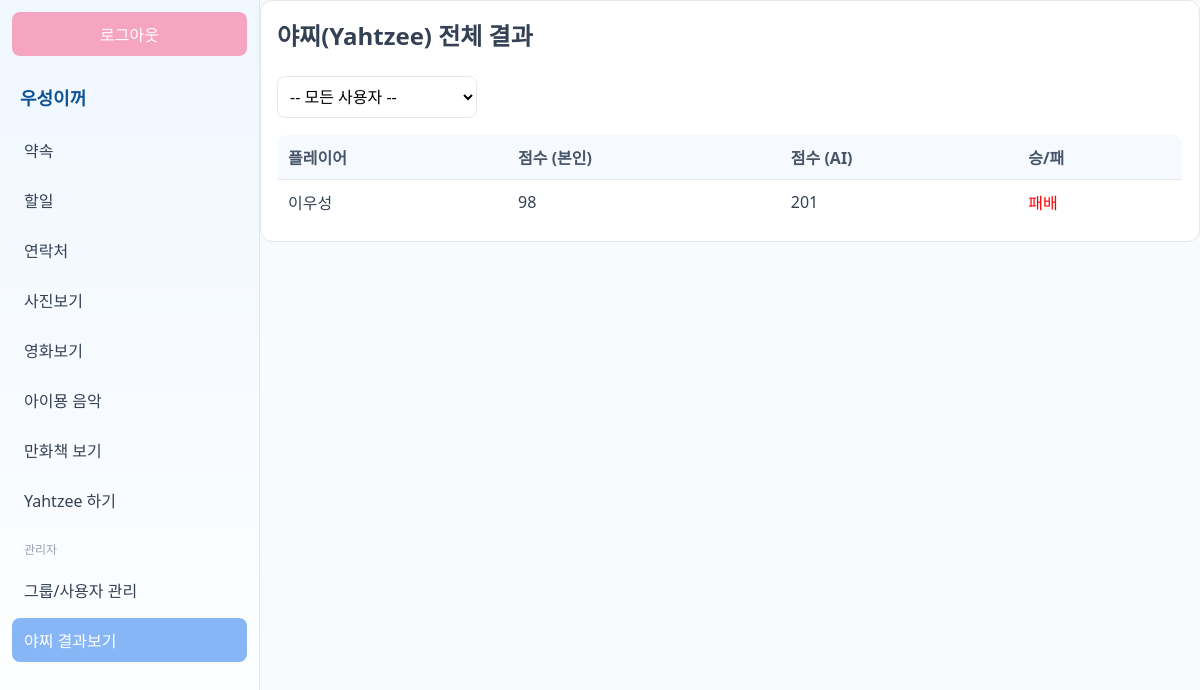
/index.php?page=yahtzee_results (signed in), run on the app's committed database.
### tables this page shows
CREATE TABLE `yahtzee_results` (
  `id` int(11) NOT NULL,
  `user_id` int(11) NOT NULL,
  `player_score` int(11) NOT NULL,
  `ai_score` int(11) NOT NULL,
  `winner` enum('Player','AI','Draw') NOT NULL,
  `duration_seconds` int(11) NOT NULL,
  `played_at` datetime NOT NULL DEFAULT current_timestamp()
);

CREATE TABLE `users` (
  `id` int(11) NOT NULL,
  `username` varchar(50) NOT NULL,
  `password_hash` varchar(255) NOT NULL,
  `phone` varchar(20) DEFAULT NULL,
  `is_admin` tinyint(1) NOT NULL DEFAULT 0,
  `created_at` datetime NOT NULL DEFAULT current_timestamp()
);

### index.php (called while the page is built, shortened)
<?php
require __DIR__.'/views/layout.php';

### controllers/yahtzee_results_controller.php (called while the page is built, shortened)
<?php
$sql = "SELECT r.player_score, r.ai_score, r.winner, r.duration_seconds, r.played_at, u.username
        FROM yahtzee_results r
        JOIN users u ON r.user_id = u.id";
$params = [];
$sql .= " ORDER BY r.played_at DESC";
$results = db_query_all($sql, $params);

### lib/db.php (called while the page is built, shortened)
<?php
function db(): PDO {
    static $pdo = null;
    if ($pdo !== null) {
        return $pdo;
    }
    $dsn = sprintf('mysql:host=%s;dbname=%s;charset=%s', DB_HOST, DB_NAME, DB_CHARSET);
    $options = [
        PDO::ATTR_ERRMODE            => PDO::ERRMODE_EXCEPTION,
        PDO::ATTR_DEFAULT_FETCH_MODE => PDO::FETCH_ASSOC,
        PDO::ATTR_EMULATE_PREPARES   => false,
    ];
    try {
        $pdo = new PDO($dsn, DB_USER, DB_PASS, $options);
    } catch (PDOException $e) {
        throw new PDOException($e->getMessage(), (int)$e->getCode());
    }
    return $pdo;
}
function db_query_all(string $sql, array $params = []): array {
    $stmt = db()->prepare($sql);
    $stmt->execute($params);
    return $stmt->fetchAll();
}

### lib/utils.php (called while the page is built, shortened)
<?php
function h(?string $s): string {
    return htmlspecialchars($s ?? '', ENT_QUOTES, 'UTF-8');
}

### views/yahtzee_results.php (the view, shortened to what this page needs)
<?php
require_once __DIR__.'/../controllers/yahtzee_results_controller.php';
?>
<div class="panel">
  <div class="panel-header">
    <h2>야찌(Yahtzee) 전체 결과</h2>
  </div>
  <div class="panel-body">
    <form method="get" class="inline" style="margin-bottom: 16px;">
      <select name="user_id" onchange="this.form.submit()" style="min-width: 200px; padding: 8px;">
        <option value="all">-- 모든 사용자 --</option>
      </select>
    </form>
    <div class="table-wrapper">
      <table class="table">
        <thead>
          <tr>
            <th>플레이어</th>
            <th>점수 (본인)</th>
            <th>점수 (AI)</th>
            <th>승/패</th>
          </tr>
        </thead>
        <tbody>
          <?php if (empty($results)): ?>
            <tr>
              <td colspan="4" style="text-align: center; color: var(--muted);">
                표시할 결과가 없습니다.
              </td>
            </tr>
          <?php else: ?>
            <?php foreach ($results as $row): ?>
              <tr>
                <td><?= h($row['username']) ?></td>
                <td><?= h($row['player_score']) ?></td>
                <td><?= h($row['ai_score']) ?></td>
                <td>
                  <?php
                  if ($row['winner'] === 'Player') {
                      echo '<span style="color:blue; font-weight:bold;">승리</span>';
                  } elseif ($row['winner'] === 'AI') {
                      echo '<span style="color:red;">패배</span>';
                  } else {
                      echo '<span>무승부</span>';
                  }
                  ?>
                </td>
              </tr>
            <?php endforeach; ?>
          <?php endif; ?>
        </tbody>
      </table>
    </div>
  </div>
</div>

### assets/css/style.css (style rules this page uses)
:root { --bg:#f8fafc; --panel:#ffffff; --ink:#344054; --muted:#98a2b3; --primary:#86b6f6; --primary-ink:#0b5394; --accent:#f6a5c0; --success:#88d4ab; --danger:#f4a3a3; --border:#e5e7eb; --br: 8px; }
* { box-sizing:border-box }
html,body { height:100% }
body { margin:0; font-family:system-ui,-apple-system,Segoe UI,Roboto,Apple SD Gothic Neo,Malgun Gothic,sans-serif; color:var(--ink); background:var(--bg); }
.panel { background:var(--panel);border:1px solid var(--border);border-radius:12px;padding:16px }
.panel-header { display:flex;align-items:center;justify-content:flex-start;gap:12px;margin-bottom:12px }
.panel-header h2 { margin:0 }
.panel-body { padding-top:12px }
.inline { display:inline-flex;gap:8px;align-items:center }
input,select,textarea,button { font:inherit }
input,select,textarea { padding:10px;border:1px solid var(--border);border-radius:8px;background:#fff;min-width:0 }
.table { width:100%;border-collapse:collapse;border:1px solid var(--border);border-radius:10px;overflow:hidden }
.table th,.table td { padding:10px;border-bottom:1px solid var(--border);text-align:left }
.table thead th { background:#f6fafe;color:#475569 }

### data on the page
yahtzee_results: user.username "이우성", player_score "98", ai_score "201", winner "패배"

### other printed values
APP_NAME "우성이꺼"
